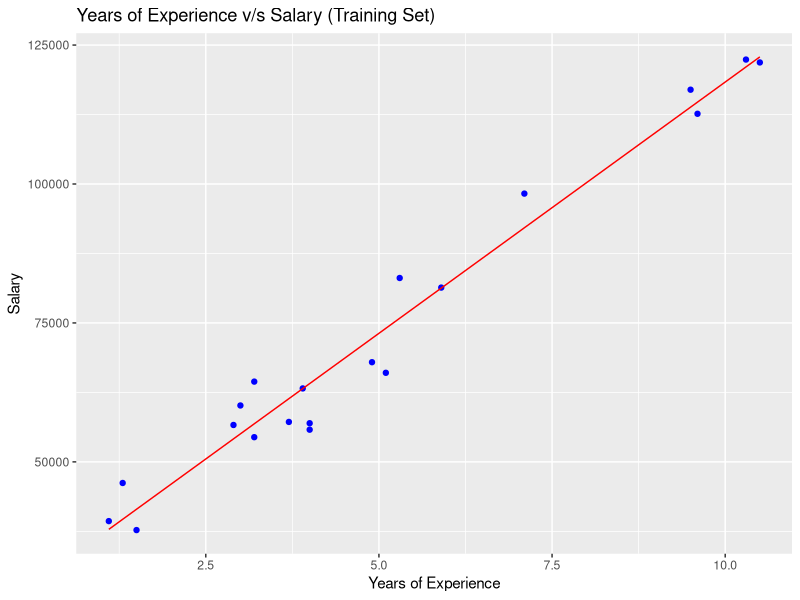
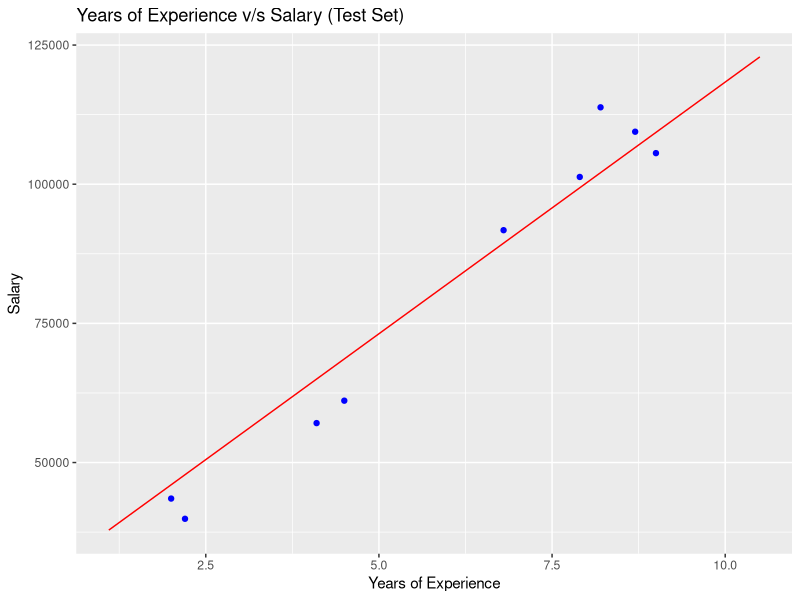

The R script that drew these images, in order:
dataset = read.csv("Salary_Data.csv")

library(caTools)
split = sample.split(dataset$Salary, SplitRatio = 0.3)
training_set = subset(dataset, split==FALSE)
test_set = subset(dataset, split==TRUE)

regressor = lm(formula = Salary ~ YearsExperience, data=training_set)
regressor
# summary(regressor)

y_hat = predict(regressor, newdata = test_set)
y_hat

# install.packages('ggplot2')
library(ggplot2)
ggplot() + 
  geom_point(aes(x=training_set$YearsExperience, y=training_set$Salary), colour="blue") +
  geom_line(aes(x=training_set$YearsExperience, y=predict(regressor, newdata = training_set)), colour="red") +
  ggtitle('Years of Experience v/s Salary (Training Set)') + 
  xlab('Years of Experience') + 
  ylab('Salary')

library(ggplot2)
ggplot() + 
  geom_point(aes(x=test_set$YearsExperience, y=test_set$Salary), colour="blue") +
  geom_line(aes(x=training_set$YearsExperience, y=predict(regressor, newdata = training_set)), colour="red") +
  ggtitle('Years of Experience v/s Salary (Test Set)') + 
  xlab('Years of Experience') + 
  ylab('Salary')
